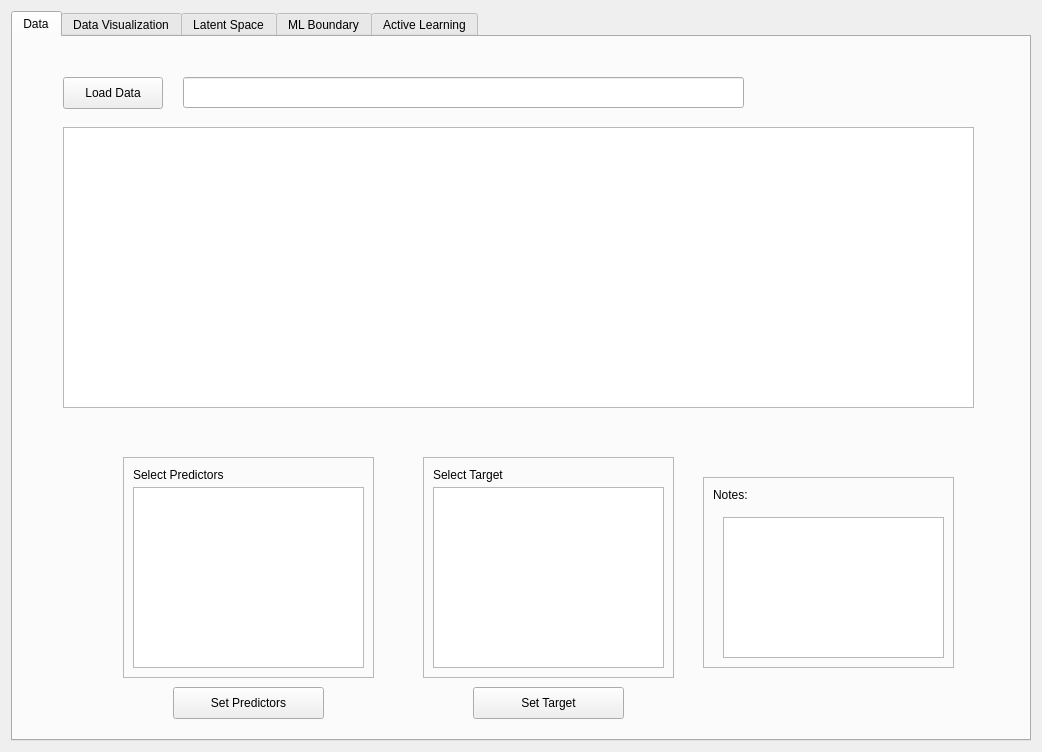
<?xml version="1.0" encoding="UTF-8"?>
<ui version="4.0">
 <class>Widget</class>
 <widget class="QWidget" name="Widget">
  <property name="geometry">
   <rect>
    <x>0</x>
    <y>0</y>
    <width>1042</width>
    <height>752</height>
   </rect>
  </property>
  <property name="sizePolicy">
   <sizepolicy hsizetype="Expanding" vsizetype="Expanding">
    <horstretch>0</horstretch>
    <verstretch>0</verstretch>
   </sizepolicy>
  </property>
  <property name="windowTitle">
   <string>ML Tool</string>
  </property>
  <layout class="QFormLayout" name="formLayout">
   <item row="0" column="0" colspan="2">
    <widget class="QTabWidget" name="tabWidget">
     <property name="currentIndex">
      <number>0</number>
     </property>
     <property name="usesScrollButtons">
      <bool>true</bool>
     </property>
     <widget class="QWidget" name="tab_1">
      <attribute name="title">
       <string>Data</string>
      </attribute>
      <widget class="QPushButton" name="load_dataButton">
       <property name="geometry">
        <rect>
         <x>50</x>
         <y>40</y>
         <width>100</width>
         <height>32</height>
        </rect>
       </property>
       <property name="sizePolicy">
        <sizepolicy hsizetype="Expanding" vsizetype="Expanding">
         <horstretch>0</horstretch>
         <verstretch>0</verstretch>
        </sizepolicy>
       </property>
       <property name="text">
        <string>Load Data</string>
       </property>
      </widget>
      <widget class="QLineEdit" name="loadData_lineEdit">
       <property name="geometry">
        <rect>
         <x>170</x>
         <y>40</y>
         <width>561</width>
         <height>31</height>
        </rect>
       </property>
       <property name="sizePolicy">
        <sizepolicy hsizetype="Expanding" vsizetype="Expanding">
         <horstretch>0</horstretch>
         <verstretch>0</verstretch>
        </sizepolicy>
       </property>
      </widget>
      <widget class="QTableView" name="dataTable">
       <property name="geometry">
        <rect>
         <x>50</x>
         <y>90</y>
         <width>911</width>
         <height>281</height>
        </rect>
       </property>
       <property name="sizeAdjustPolicy">
        <enum>QAbstractScrollArea::AdjustIgnored</enum>
       </property>
       <property name="alternatingRowColors">
        <bool>true</bool>
       </property>
      </widget>
      <widget class="QFrame" name="frame_predictors">
       <property name="geometry">
        <rect>
         <x>110</x>
         <y>420</y>
         <width>251</width>
         <height>221</height>
        </rect>
       </property>
       <property name="sizePolicy">
        <sizepolicy hsizetype="Expanding" vsizetype="Expanding">
         <horstretch>0</horstretch>
         <verstretch>0</verstretch>
        </sizepolicy>
       </property>
       <property name="frameShape">
        <enum>QFrame::StyledPanel</enum>
       </property>
       <property name="frameShadow">
        <enum>QFrame::Raised</enum>
       </property>
       <widget class="QLabel" name="label_predictors">
        <property name="geometry">
         <rect>
          <x>10</x>
          <y>10</y>
          <width>111</width>
          <height>16</height>
         </rect>
        </property>
        <property name="sizePolicy">
         <sizepolicy hsizetype="Expanding" vsizetype="Expanding">
          <horstretch>0</horstretch>
          <verstretch>0</verstretch>
         </sizepolicy>
        </property>
        <property name="text">
         <string>Select Predictors</string>
        </property>
       </widget>
       <widget class="QListWidget" name="predictorList">
        <property name="geometry">
         <rect>
          <x>10</x>
          <y>30</y>
          <width>231</width>
          <height>181</height>
         </rect>
        </property>
        <property name="editTriggers">
         <set>QAbstractItemView::CurrentChanged</set>
        </property>
        <property name="alternatingRowColors">
         <bool>true</bool>
        </property>
        <property name="selectionMode">
         <enum>QAbstractItemView::SingleSelection</enum>
        </property>
        <property name="selectionRectVisible">
         <bool>true</bool>
        </property>
       </widget>
      </widget>
      <widget class="QFrame" name="frame_target">
       <property name="geometry">
        <rect>
         <x>410</x>
         <y>420</y>
         <width>251</width>
         <height>221</height>
        </rect>
       </property>
       <property name="sizePolicy">
        <sizepolicy hsizetype="Expanding" vsizetype="Expanding">
         <horstretch>0</horstretch>
         <verstretch>0</verstretch>
        </sizepolicy>
       </property>
       <property name="frameShape">
        <enum>QFrame::StyledPanel</enum>
       </property>
       <property name="frameShadow">
        <enum>QFrame::Raised</enum>
       </property>
       <widget class="QLabel" name="label_target">
        <property name="geometry">
         <rect>
          <x>10</x>
          <y>10</y>
          <width>111</width>
          <height>16</height>
         </rect>
        </property>
        <property name="sizePolicy">
         <sizepolicy hsizetype="Expanding" vsizetype="Expanding">
          <horstretch>0</horstretch>
          <verstretch>0</verstretch>
         </sizepolicy>
        </property>
        <property name="text">
         <string>Select Target</string>
        </property>
       </widget>
       <widget class="QListWidget" name="targetList">
        <property name="geometry">
         <rect>
          <x>10</x>
          <y>30</y>
          <width>231</width>
          <height>181</height>
         </rect>
        </property>
        <property name="editTriggers">
         <set>QAbstractItemView::NoEditTriggers</set>
        </property>
        <property name="showDropIndicator" stdset="0">
         <bool>false</bool>
        </property>
        <property name="alternatingRowColors">
         <bool>true</bool>
        </property>
        <property name="selectionMode">
         <enum>QAbstractItemView::SingleSelection</enum>
        </property>
        <property name="selectionBehavior">
         <enum>QAbstractItemView::SelectItems</enum>
        </property>
        <property name="itemAlignment">
         <set>Qt::AlignLeading</set>
        </property>
       </widget>
      </widget>
      <widget class="QPushButton" name="setPredictorsButton">
       <property name="geometry">
        <rect>
         <x>160</x>
         <y>650</y>
         <width>151</width>
         <height>32</height>
        </rect>
       </property>
       <property name="sizePolicy">
        <sizepolicy hsizetype="Expanding" vsizetype="Expanding">
         <horstretch>0</horstretch>
         <verstretch>0</verstretch>
        </sizepolicy>
       </property>
       <property name="text">
        <string>Set Predictors</string>
       </property>
      </widget>
      <widget class="QPushButton" name="setTargetButton">
       <property name="geometry">
        <rect>
         <x>460</x>
         <y>650</y>
         <width>151</width>
         <height>32</height>
        </rect>
       </property>
       <property name="sizePolicy">
        <sizepolicy hsizetype="Expanding" vsizetype="Expanding">
         <horstretch>10</horstretch>
         <verstretch>10</verstretch>
        </sizepolicy>
       </property>
       <property name="text">
        <string>Set Target</string>
       </property>
      </widget>
      <widget class="QFrame" name="frame">
       <property name="geometry">
        <rect>
         <x>690</x>
         <y>440</y>
         <width>251</width>
         <height>191</height>
        </rect>
       </property>
       <property name="sizePolicy">
        <sizepolicy hsizetype="Expanding" vsizetype="Expanding">
         <horstretch>0</horstretch>
         <verstretch>0</verstretch>
        </sizepolicy>
       </property>
       <property name="frameShape">
        <enum>QFrame::StyledPanel</enum>
       </property>
       <property name="frameShadow">
        <enum>QFrame::Raised</enum>
       </property>
       <widget class="QLabel" name="label">
        <property name="geometry">
         <rect>
          <x>10</x>
          <y>10</y>
          <width>58</width>
          <height>16</height>
         </rect>
        </property>
        <property name="sizePolicy">
         <sizepolicy hsizetype="Expanding" vsizetype="Expanding">
          <horstretch>0</horstretch>
          <verstretch>0</verstretch>
         </sizepolicy>
        </property>
        <property name="text">
         <string>Notes:</string>
        </property>
       </widget>
       <widget class="QTextEdit" name="feedbackNotes">
        <property name="geometry">
         <rect>
          <x>20</x>
          <y>40</y>
          <width>221</width>
          <height>141</height>
         </rect>
        </property>
       </widget>
      </widget>
     </widget>
     <widget class="QWidget" name="tab_2">
      <attribute name="title">
       <string>Data Visualization</string>
      </attribute>
      <widget class="QComboBox" name="comboBox_xaxis">
       <property name="geometry">
        <rect>
         <x>480</x>
         <y>520</y>
         <width>221</width>
         <height>41</height>
        </rect>
       </property>
      </widget>
      <widget class="QComboBox" name="comboBox_yaxis">
       <property name="geometry">
        <rect>
         <x>10</x>
         <y>250</y>
         <width>221</width>
         <height>41</height>
        </rect>
       </property>
      </widget>
      <widget class="QGraphicsView" name="graphicsView_plot">
       <property name="geometry">
        <rect>
         <x>250</x>
         <y>60</y>
         <width>621</width>
         <height>441</height>
        </rect>
       </property>
       <property name="autoFillBackground">
        <bool>false</bool>
       </property>
      </widget>
      <widget class="QPushButton" name="plot_dataButton">
       <property name="geometry">
        <rect>
         <x>250</x>
         <y>580</y>
         <width>100</width>
         <height>32</height>
        </rect>
       </property>
       <property name="text">
        <string>Plot</string>
       </property>
      </widget>
      <widget class="QCheckBox" name="colorCode_checkBox">
       <property name="geometry">
        <rect>
         <x>30</x>
         <y>490</y>
         <width>161</width>
         <height>21</height>
        </rect>
       </property>
       <property name="text">
        <string>Color code by target</string>
       </property>
      </widget>
     </widget>
     <widget class="QWidget" name="tab_3">
      <attribute name="title">
       <string>Latent Space</string>
      </attribute>
      <widget class="QGraphicsView" name="latentPlot">
       <property name="geometry">
        <rect>
         <x>280</x>
         <y>70</y>
         <width>681</width>
         <height>521</height>
        </rect>
       </property>
      </widget>
      <widget class="QLabel" name="latentLabel">
       <property name="geometry">
        <rect>
         <x>530</x>
         <y>40</y>
         <width>141</width>
         <height>21</height>
        </rect>
       </property>
       <property name="font">
        <font>
         <pointsize>16</pointsize>
        </font>
       </property>
       <property name="text">
        <string>        Latent Space</string>
       </property>
      </widget>
      <widget class="QFrame" name="latentframe">
       <property name="geometry">
        <rect>
         <x>30</x>
         <y>70</y>
         <width>221</width>
         <height>291</height>
        </rect>
       </property>
       <property name="frameShape">
        <enum>QFrame::StyledPanel</enum>
       </property>
       <property name="frameShadow">
        <enum>QFrame::Raised</enum>
       </property>
       <widget class="QLabel" name="latentSpaceLabel">
        <property name="geometry">
         <rect>
          <x>10</x>
          <y>10</y>
          <width>171</width>
          <height>16</height>
         </rect>
        </property>
        <property name="font">
         <font>
          <pointsize>14</pointsize>
          <bold>true</bold>
         </font>
        </property>
        <property name="text">
         <string>Choose Latent Space</string>
        </property>
       </widget>
       <widget class="QComboBox" name="latent_comboBox">
        <property name="geometry">
         <rect>
          <x>0</x>
          <y>40</y>
          <width>211</width>
          <height>32</height>
         </rect>
        </property>
        <item>
         <property name="text">
          <string>Principal Component Analysis (PCA)</string>
         </property>
        </item>
        <item>
         <property name="text">
          <string>Uniform Manifold Approximation (UMAP)</string>
         </property>
        </item>
        <item>
         <property name="text">
          <string/>
         </property>
        </item>
        <item>
         <property name="text">
          <string/>
         </property>
        </item>
       </widget>
       <widget class="QPushButton" name="latentPlotButton">
        <property name="geometry">
         <rect>
          <x>60</x>
          <y>250</y>
          <width>100</width>
          <height>32</height>
         </rect>
        </property>
        <property name="text">
         <string>Plot</string>
        </property>
       </widget>
       <widget class="QFrame" name="umapParametersFrame">
        <property name="enabled">
         <bool>false</bool>
        </property>
        <property name="geometry">
         <rect>
          <x>10</x>
          <y>120</y>
          <width>201</width>
          <height>91</height>
         </rect>
        </property>
        <property name="frameShape">
         <enum>QFrame::StyledPanel</enum>
        </property>
        <property name="frameShadow">
         <enum>QFrame::Raised</enum>
        </property>
        <widget class="QLineEdit" name="umap_numneigh_lineEdit">
         <property name="geometry">
          <rect>
           <x>140</x>
           <y>30</y>
           <width>41</width>
           <height>21</height>
          </rect>
         </property>
         <property name="text">
          <string>15</string>
         </property>
        </widget>
        <widget class="QLineEdit" name="umap_minDist_lineEdit">
         <property name="geometry">
          <rect>
           <x>140</x>
           <y>60</y>
           <width>41</width>
           <height>21</height>
          </rect>
         </property>
         <property name="text">
          <string>0.5</string>
         </property>
        </widget>
        <widget class="QLabel" name="umap_num_neigh_label">
         <property name="geometry">
          <rect>
           <x>10</x>
           <y>30</y>
           <width>111</width>
           <height>20</height>
          </rect>
         </property>
         <property name="text">
          <string>  No. of Neighbors</string>
         </property>
         <property name="indent">
          <number>2</number>
         </property>
        </widget>
        <widget class="QLabel" name="umap_minDist_label">
         <property name="geometry">
          <rect>
           <x>10</x>
           <y>60</y>
           <width>111</width>
           <height>20</height>
          </rect>
         </property>
         <property name="text">
          <string>  Min Distance</string>
         </property>
         <property name="indent">
          <number>2</number>
         </property>
        </widget>
        <widget class="QLabel" name="umap_parameters_framelabel">
         <property name="geometry">
          <rect>
           <x>10</x>
           <y>0</y>
           <width>151</width>
           <height>21</height>
          </rect>
         </property>
         <property name="font">
          <font>
           <bold>true</bold>
          </font>
         </property>
         <property name="text">
          <string>  UMAP Parameters</string>
         </property>
         <property name="indent">
          <number>2</number>
         </property>
        </widget>
       </widget>
      </widget>
      <widget class="QTextEdit" name="textEdit">
       <property name="geometry">
        <rect>
         <x>30</x>
         <y>380</y>
         <width>221</width>
         <height>211</height>
        </rect>
       </property>
       <property name="html">
        <string>&lt;!DOCTYPE HTML PUBLIC &quot;-//W3C//DTD HTML 4.0//EN&quot; &quot;http://www.w3.org/TR/REC-html40/strict.dtd&quot;&gt;
&lt;html&gt;&lt;head&gt;&lt;meta name=&quot;qrichtext&quot; content=&quot;1&quot; /&gt;&lt;meta charset=&quot;utf-8&quot; /&gt;&lt;style type=&quot;text/css&quot;&gt;
p, li { white-space: pre-wrap; }
hr { height: 1px; border-width: 0; }
li.unchecked::marker { content: &quot;\2610&quot;; }
li.checked::marker { content: &quot;\2612&quot;; }
&lt;/style&gt;&lt;/head&gt;&lt;body style=&quot; font-family:'.AppleSystemUIFont'; font-size:13pt; font-weight:400; font-style:normal;&quot;&gt;
&lt;p style=&quot; margin-top:0px; margin-bottom:0px; margin-left:0px; margin-right:0px; -qt-block-indent:0; text-indent:0px;&quot;&gt;This is an interactive plot.   You can hover on each point to see its original dimension values.&lt;/p&gt;
&lt;p style=&quot;-qt-paragraph-type:empty; margin-top:0px; margin-bottom:0px; margin-left:0px; margin-right:0px; -qt-block-indent:0; text-indent:0px;&quot;&gt;&lt;br /&gt;&lt;/p&gt;
&lt;p style=&quot; margin-top:0px; margin-bottom:0px; margin-left:0px; margin-right:0px; -qt-block-indent:0; text-indent:0px;&quot;&gt;For an understanding of umap parameters, see:&lt;/p&gt;
&lt;p style=&quot; margin-top:0px; margin-bottom:0px; margin-left:0px; margin-right:0px; -qt-block-indent:0; text-indent:0px;&quot;&gt;&lt;a href=&quot;https://umap-learn.readthedocs.io/en/latest/parameters.html#n-neighbors&quot;&gt;&lt;span style=&quot; text-decoration: underline; color:#094fd1;&quot;&gt;Understanding umap parameters&lt;/span&gt;&lt;/a&gt;&lt;/p&gt;&lt;/body&gt;&lt;/html&gt;</string>
       </property>
      </widget>
     </widget>
     <widget class="QWidget" name="tab_4">
      <attribute name="title">
       <string>ML Boundary</string>
      </attribute>
      <widget class="QGraphicsView" name="MLPlot">
       <property name="geometry">
        <rect>
         <x>280</x>
         <y>50</y>
         <width>681</width>
         <height>591</height>
        </rect>
       </property>
      </widget>
      <widget class="QLabel" name="MLPlotTitle">
       <property name="geometry">
        <rect>
         <x>460</x>
         <y>20</y>
         <width>251</width>
         <height>16</height>
        </rect>
       </property>
       <property name="font">
        <font>
         <pointsize>16</pointsize>
        </font>
       </property>
       <property name="text">
        <string>ML Decision Boundary Confidence</string>
       </property>
      </widget>
      <widget class="QFrame" name="MLMetric_frame">
       <property name="geometry">
        <rect>
         <x>10</x>
         <y>560</y>
         <width>261</width>
         <height>81</height>
        </rect>
       </property>
       <property name="frameShape">
        <enum>QFrame::StyledPanel</enum>
       </property>
       <property name="frameShadow">
        <enum>QFrame::Raised</enum>
       </property>
       <widget class="QLabel" name="MLMetric_framelabel">
        <property name="geometry">
         <rect>
          <x>10</x>
          <y>10</y>
          <width>251</width>
          <height>21</height>
         </rect>
        </property>
        <property name="text">
         <string>Metric Feature Manipulation (incomplete)</string>
        </property>
       </widget>
       <widget class="QSlider" name="horizontalSlider">
        <property name="geometry">
         <rect>
          <x>140</x>
          <y>40</y>
          <width>111</width>
          <height>25</height>
         </rect>
        </property>
        <property name="orientation">
         <enum>Qt::Horizontal</enum>
        </property>
       </widget>
       <widget class="QLabel" name="label_2">
        <property name="geometry">
         <rect>
          <x>7</x>
          <y>40</y>
          <width>71</width>
          <height>20</height>
         </rect>
        </property>
        <property name="text">
         <string>log fci_size</string>
        </property>
       </widget>
      </widget>
      <widget class="QFrame" name="MLframe">
       <property name="geometry">
        <rect>
         <x>10</x>
         <y>10</y>
         <width>261</width>
         <height>381</height>
        </rect>
       </property>
       <property name="frameShape">
        <enum>QFrame::StyledPanel</enum>
       </property>
       <property name="frameShadow">
        <enum>QFrame::Raised</enum>
       </property>
       <widget class="QLabel" name="MLFrame_label">
        <property name="geometry">
         <rect>
          <x>60</x>
          <y>10</y>
          <width>141</width>
          <height>16</height>
         </rect>
        </property>
        <property name="font">
         <font>
          <bold>true</bold>
         </font>
        </property>
        <property name="text">
         <string>  Choose ML method</string>
        </property>
       </widget>
       <widget class="QComboBox" name="MLOptions">
        <property name="geometry">
         <rect>
          <x>10</x>
          <y>30</y>
          <width>161</width>
          <height>31</height>
         </rect>
        </property>
        <property name="editable">
         <bool>false</bool>
        </property>
        <property name="currentText">
         <string>Random Forest</string>
        </property>
        <item>
         <property name="text">
          <string>Random Forest</string>
         </property>
        </item>
        <item>
         <property name="text">
          <string>Support Vector Machines</string>
         </property>
        </item>
       </widget>
       <widget class="QPushButton" name="MLPlotButton">
        <property name="geometry">
         <rect>
          <x>40</x>
          <y>330</y>
          <width>151</width>
          <height>32</height>
         </rect>
        </property>
        <property name="text">
         <string>Plot Boundary</string>
        </property>
       </widget>
       <widget class="QCheckBox" name="MLHypOptCV_checkBox">
        <property name="geometry">
         <rect>
          <x>10</x>
          <y>70</y>
          <width>211</width>
          <height>41</height>
         </rect>
        </property>
        <property name="font">
         <font>
          <strikeout>false</strikeout>
         </font>
        </property>
        <property name="text">
         <string>HyperParam Opt w/ 5-fold CV</string>
        </property>
       </widget>
       <widget class="QPushButton" name="trainMLButton">
        <property name="geometry">
         <rect>
          <x>10</x>
          <y>110</y>
          <width>100</width>
          <height>32</height>
         </rect>
        </property>
        <property name="text">
         <string>Train</string>
        </property>
       </widget>
       <widget class="QPushButton" name="MLModelUploadButton">
        <property name="geometry">
         <rect>
          <x>10</x>
          <y>280</y>
          <width>231</width>
          <height>32</height>
         </rect>
        </property>
        <property name="text">
         <string>Upload Pre-Trained Model</string>
        </property>
       </widget>
       <widget class="QFrame" name="MLSaveModel_frame">
        <property name="geometry">
         <rect>
          <x>10</x>
          <y>150</y>
          <width>241</width>
          <height>91</height>
         </rect>
        </property>
        <property name="frameShape">
         <enum>QFrame::StyledPanel</enum>
        </property>
        <property name="frameShadow">
         <enum>QFrame::Raised</enum>
        </property>
        <widget class="QLineEdit" name="MLModelSaveNamelineEdit">
         <property name="geometry">
          <rect>
           <x>132</x>
           <y>10</y>
           <width>101</width>
           <height>21</height>
          </rect>
         </property>
        </widget>
        <widget class="QLabel" name="label_saveMLModel">
         <property name="geometry">
          <rect>
           <x>10</x>
           <y>10</y>
           <width>121</width>
           <height>16</height>
          </rect>
         </property>
         <property name="font">
          <font>
           <bold>true</bold>
          </font>
         </property>
         <property name="text">
          <string>Save Model Name</string>
         </property>
        </widget>
        <widget class="QPushButton" name="MLModelSaveButton">
         <property name="geometry">
          <rect>
           <x>60</x>
           <y>50</y>
           <width>100</width>
           <height>32</height>
          </rect>
         </property>
         <property name="text">
          <string>Save Model</string>
         </property>
        </widget>
       </widget>
      </widget>
      <widget class="QTextEdit" name="MLResults">
       <property name="geometry">
        <rect>
         <x>10</x>
         <y>400</y>
         <width>261</width>
         <height>141</height>
        </rect>
       </property>
       <property name="html">
        <string>&lt;!DOCTYPE HTML PUBLIC &quot;-//W3C//DTD HTML 4.0//EN&quot; &quot;http://www.w3.org/TR/REC-html40/strict.dtd&quot;&gt;
&lt;html&gt;&lt;head&gt;&lt;meta name=&quot;qrichtext&quot; content=&quot;1&quot; /&gt;&lt;meta charset=&quot;utf-8&quot; /&gt;&lt;style type=&quot;text/css&quot;&gt;
p, li { white-space: pre-wrap; }
hr { height: 1px; border-width: 0; }
li.unchecked::marker { content: &quot;\2610&quot;; }
li.checked::marker { content: &quot;\2612&quot;; }
&lt;/style&gt;&lt;/head&gt;&lt;body style=&quot; font-family:'.AppleSystemUIFont'; font-size:13pt; font-weight:400; font-style:normal;&quot;&gt;
&lt;p style=&quot; margin-top:0px; margin-bottom:0px; margin-left:0px; margin-right:0px; -qt-block-indent:0; text-indent:0px;&quot;&gt;&lt;span style=&quot; font-weight:700;&quot;&gt;ML Results&lt;/span&gt;&lt;/p&gt;&lt;/body&gt;&lt;/html&gt;</string>
       </property>
      </widget>
     </widget>
     <widget class="QWidget" name="tab_5">
      <attribute name="title">
       <string>Active Learning</string>
      </attribute>
      <widget class="QGraphicsView" name="ALPlot">
       <property name="geometry">
        <rect>
         <x>20</x>
         <y>30</y>
         <width>741</width>
         <height>471</height>
        </rect>
       </property>
      </widget>
      <widget class="QLabel" name="MLPlotTitle_AL">
       <property name="geometry">
        <rect>
         <x>300</x>
         <y>10</y>
         <width>171</width>
         <height>16</height>
        </rect>
       </property>
       <property name="font">
        <font>
         <pointsize>16</pointsize>
        </font>
       </property>
       <property name="text">
        <string>      ML Decision Space</string>
       </property>
      </widget>
      <widget class="QLabel" name="ATableTitle_3">
       <property name="geometry">
        <rect>
         <x>20</x>
         <y>510</y>
         <width>111</width>
         <height>16</height>
        </rect>
       </property>
       <property name="font">
        <font>
         <pointsize>16</pointsize>
        </font>
       </property>
       <property name="text">
        <string>Query Points</string>
       </property>
      </widget>
      <widget class="QPushButton" name="SaveChkdPtsBtn">
       <property name="geometry">
        <rect>
         <x>540</x>
         <y>610</y>
         <width>161</width>
         <height>32</height>
        </rect>
       </property>
       <property name="autoFillBackground">
        <bool>false</bool>
       </property>
       <property name="styleSheet">
        <string notr="true">font: 13pt &quot;Arial&quot;;</string>
       </property>
       <property name="text">
        <string>Save Checked Points</string>
       </property>
      </widget>
      <widget class="QTableWidget" name="queryTable">
       <property name="geometry">
        <rect>
         <x>20</x>
         <y>530</y>
         <width>491</width>
         <height>161</height>
        </rect>
       </property>
      </widget>
      <widget class="QPushButton" name="HighlightChkdPtsBtn">
       <property name="geometry">
        <rect>
         <x>780</x>
         <y>130</y>
         <width>191</width>
         <height>31</height>
        </rect>
       </property>
       <property name="styleSheet">
        <string notr="true">font: 13pt &quot;Arial&quot;;</string>
       </property>
       <property name="text">
        <string>Highlight Checked Points</string>
       </property>
      </widget>
      <widget class="QFrame" name="uncertaintyFrame">
       <property name="geometry">
        <rect>
         <x>530</x>
         <y>540</y>
         <width>211</width>
         <height>61</height>
        </rect>
       </property>
       <property name="frameShape">
        <enum>QFrame::StyledPanel</enum>
       </property>
       <property name="frameShadow">
        <enum>QFrame::Raised</enum>
       </property>
       <widget class="QCheckBox" name="uncertainty_checkBox">
        <property name="geometry">
         <rect>
          <x>10</x>
          <y>20</y>
          <width>191</width>
          <height>21</height>
         </rect>
        </property>
        <property name="text">
         <string> 40% &lt; Uncertainity &lt; 60%</string>
        </property>
       </widget>
      </widget>
      <widget class="QFrame" name="frame_2">
       <property name="geometry">
        <rect>
         <x>770</x>
         <y>310</y>
         <width>201</width>
         <height>171</height>
        </rect>
       </property>
       <property name="frameShape">
        <enum>QFrame::StyledPanel</enum>
       </property>
       <property name="frameShadow">
        <enum>QFrame::Raised</enum>
       </property>
       <widget class="QLabel" name="pathGen_label">
        <property name="geometry">
         <rect>
          <x>20</x>
          <y>10</y>
          <width>141</width>
          <height>20</height>
         </rect>
        </property>
        <property name="font">
         <font>
          <pointsize>16</pointsize>
         </font>
        </property>
        <property name="text">
         <string>    Path Generation</string>
        </property>
       </widget>
       <widget class="QPushButton" name="selectStart_btn">
        <property name="geometry">
         <rect>
          <x>32</x>
          <y>30</y>
          <width>131</width>
          <height>32</height>
         </rect>
        </property>
        <property name="text">
         <string>Select Start Pt</string>
        </property>
       </widget>
       <widget class="QPushButton" name="selectEnd_btn">
        <property name="geometry">
         <rect>
          <x>32</x>
          <y>60</y>
          <width>131</width>
          <height>32</height>
         </rect>
        </property>
        <property name="text">
         <string>Select End Pt</string>
        </property>
       </widget>
       <widget class="QPushButton" name="genPath_btn">
        <property name="geometry">
         <rect>
          <x>29</x>
          <y>100</y>
          <width>141</width>
          <height>31</height>
         </rect>
        </property>
        <property name="text">
         <string>Generate Path</string>
        </property>
       </widget>
       <widget class="QPushButton" name="clearPath_btn">
        <property name="geometry">
         <rect>
          <x>29</x>
          <y>130</y>
          <width>141</width>
          <height>31</height>
         </rect>
        </property>
        <property name="text">
         <string>Clear Path</string>
        </property>
       </widget>
      </widget>
     </widget>
    </widget>
   </item>
  </layout>
 </widget>
 <tabstops>
  <tabstop>load_dataButton</tabstop>
  <tabstop>tabWidget</tabstop>
  <tabstop>loadData_lineEdit</tabstop>
 </tabstops>
 <resources/>
 <connections/>
</ui>
